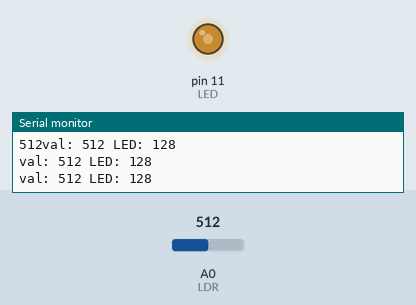
Simulated run of this sketch. Board: Arduino Uno, built with avr-gcc and run on an emulated ATmega328P. Parts: output pins drawn as LEDs (lit = HIGH), the last lines printed to the serial monitor. The test bench sets the inputs (shaded band); at power-on: A0 (LDR) = 512.

Above: at 1.2 s.
1.3 s: A0 (LDR) set to 610
At 2.4 s:
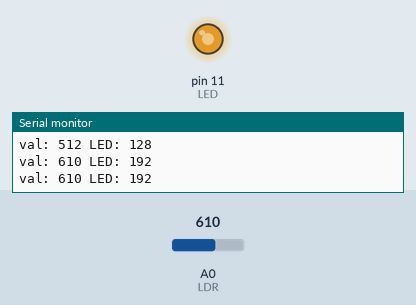
3.0 s: A0 (LDR) set to 810
At 3.6 s:
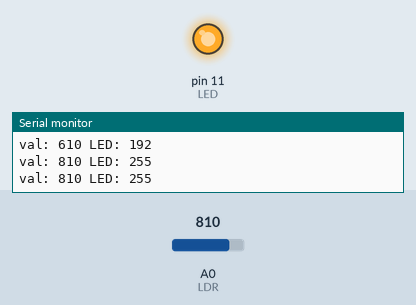
4.5 s: A0 (LDR) set to 390
At 4.8 s:
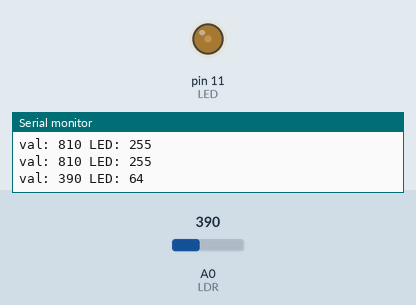
6.0 s: A0 (LDR) set to 190
At 7.2 s:
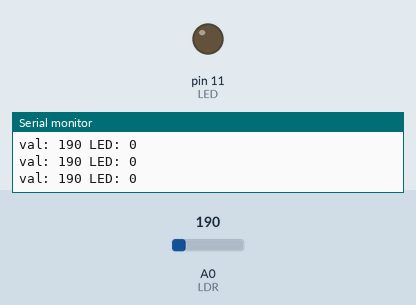
7.5 s: A0 (LDR) set to 210
At 8.4 s:
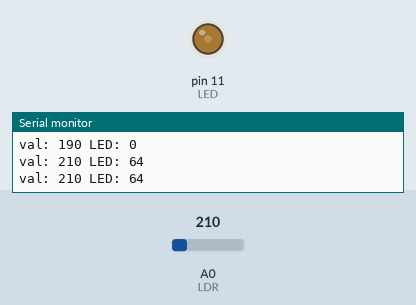
9.0 s: A0 (LDR) set to 122
At 9.6 s:
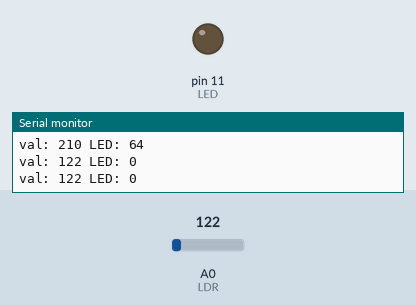
Timing chart, 0 to 11.5 s (numbered marks = the images above; inputs shaded):
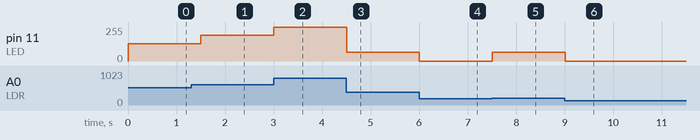

The sketch:

System_A.ino
```cpp
#define LED 11
#define LDR A0

int initval;
int val;
int ledIntensity;

void setup() {
  Serial.begin(9600);
  pinMode(LED, OUTPUT);
  pinMode(LDR, INPUT);
  initval = analogRead(LDR);
  Serial.print(initval);
}

void loop() {
  val = analogRead(LDR);
  Serial.print("val: ");
  Serial.print(val);

  if (val >= 800) {
    ledIntensity = 255;
  } else if (val >= 600 && val < 800) {
    ledIntensity = 192;
  } else if (val >= 400 && val < 600) {
    ledIntensity = 128;
  } else if (val >= 200 && val < 400) {
    ledIntensity = 64;
  } else if (val < 200) {
    ledIntensity = 0;
  }

  analogWrite(LED, ledIntensity); // Set the LED intensity
  Serial.print(" LED: ");
  Serial.println(ledIntensity); // Print the LED intensity value

  delay(500);
}
```

Measured:
- after the input at 1.3 s, pin 11 (LED): 128/255 → 192/255 after 0.20 s
- after the input at 3.0 s, pin 11 (LED): 192/255 → 255/255 at once
- after the input at 4.5 s, pin 11 (LED): 255/255 → 64/255 at once
- after the input at 6.0 s, pin 11 (LED): 64/255 → 0/255 at once
- after the input at 7.5 s, pin 11 (LED): 0/255 → 64/255 at once
- after the input at 9.0 s, pin 11 (LED): 64/255 → 0/255 at once
